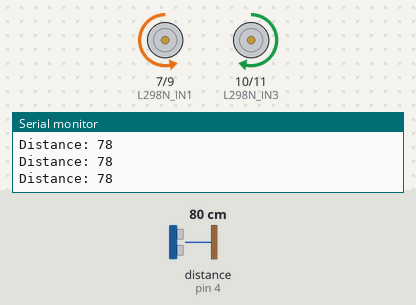
The sketch below on a simulated Arduino Uno, built with avr-gcc and run on an emulated ATmega328P. Parts: motor-driver pin pairs drawn as motors (green arrow = first pin HIGH = forward, orange = second pin HIGH = backward, longer = more drive, scaled by the enable pin), the last lines printed to the serial monitor. Wiring (inferred from the names in the program): ultrasonic range finder: trigger pin 3; echo pin 4. The inputs (shaded band) are chosen by the test bench; at power-on: distance to the obstacle (sensor on pin 4) 80 cm. The echo pulse lasts 58.3 µs per cm.

Above: at 1.2 s.
1.3 s: distance to the obstacle (sensor on pin 4) set to 13 cm
2.8 s: distance to the obstacle (sensor on pin 4) set to 10 cm
At 3.4 s:
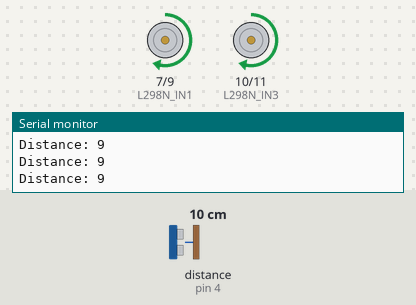
4.3 s: distance to the obstacle (sensor on pin 4) set to 18 cm
At 4.7 s:
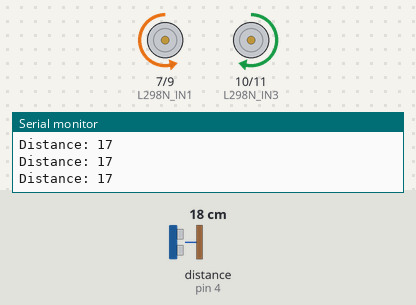
Timing chart, 0 to 7.3 s (numbered marks = the images above; inputs shaded):
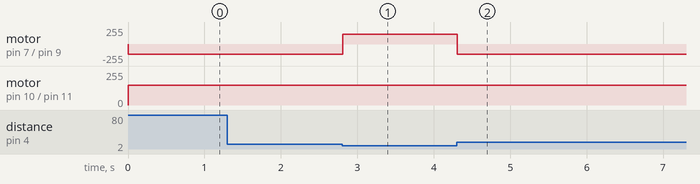

Measured:
- the behaviour switches between 12 and 11 cm on distance to the obstacle (sensor on pin 4) (found by bisection; images 0 and 1)
- after the input at 2.8 s, motor on pin 7 (L298N_IN1) / pin 9 (L298N_IN2): backward 150/255 → forward 150/255 at once
- after the input at 4.3 s, motor on pin 7 (L298N_IN1) / pin 9 (L298N_IN2): forward 150/255 → backward 150/255 at once

The sketch:

Task_25ref.ino
```cpp
#define TRIGPIN 3
#define ECHOPIN 4
#define L298N_ENA 5
#define L298N_ENB 6
#define L298N_IN1 7
#define L298N_IN2 9
#define L298N_IN3 10
#define L298N_IN4 11

long duration;
long distance;

void setup()
{
  pinMode(L298N_ENA, OUTPUT);
  pinMode(L298N_ENB, OUTPUT);
  pinMode(L298N_IN1, OUTPUT);
  pinMode(L298N_IN2, OUTPUT);
  pinMode(L298N_IN3, OUTPUT);
  pinMode(L298N_IN4, OUTPUT);
  pinMode(TRIGPIN, OUTPUT);
  pinMode(ECHOPIN, INPUT);
  Serial.begin(9600);
}

void loop()
{
  digitalWrite(TRIGPIN, LOW);           // Clears the TRIGPIN
  delayMicroseconds(2);
  digitalWrite(TRIGPIN, HIGH);          // Sets the TRIGPIN on HIGH state for 10 micro seconds
  delayMicroseconds(10);
  digitalWrite(TRIGPIN, LOW);

  duration = pulseIn(ECHOPIN, HIGH);    // Reads the ECHOPIN, returns the sound wave travel time in microseconds
  distance = duration * 0.034 / 2;      // Calculating the distance

  if (distance > 10) {
    robotForward(150);
    Serial.print("Distance: ");
    Serial.println(distance);
  }
  else {
    robotTurnRight(150);
    Serial.print("Distance: ");
    Serial.println(distance);
  }
}

void robotStop()
{
  digitalWrite(L298N_ENA, LOW);
  digitalWrite(L298N_IN1, LOW);
  digitalWrite(L298N_IN2, LOW);

  digitalWrite(L298N_ENB, LOW);
  digitalWrite(L298N_IN3, LOW);
  digitalWrite(L298N_IN4, LOW);
}

void robotBreak()
{
  digitalWrite(L298N_ENA, HIGH);
  digitalWrite(L298N_IN1, HIGH);
  digitalWrite(L298N_IN2, HIGH);

  digitalWrite(L298N_ENB, HIGH);
  digitalWrite(L298N_IN3, HIGH);
  digitalWrite(L298N_IN4, HIGH);
}

void robotForward(int motorSpeed)
{
  analogWrite(L298N_ENA, motorSpeed);
  digitalWrite(L298N_IN1, LOW);
  digitalWrite(L298N_IN2, HIGH);

  analogWrite(L298N_ENB, motorSpeed);
  digitalWrite(L298N_IN3, HIGH);
  digitalWrite(L298N_IN4, LOW);
}

void robotReverse(int motorSpeed)
{
  analogWrite(L298N_ENA, motorSpeed);
  digitalWrite(L298N_IN1, HIGH);
  digitalWrite(L298N_IN2, LOW);

  analogWrite(L298N_ENB, motorSpeed);
  digitalWrite(L298N_IN3, LOW);
  digitalWrite(L298N_IN4, HIGH);
}

void robotTurnRight(int motorSpeed)
{
  analogWrite(L298N_ENA, motorSpeed);
  digitalWrite(L298N_IN1, HIGH);
  digitalWrite(L298N_IN2, LOW);

  analogWrite(L298N_ENB, motorSpeed);
  digitalWrite(L298N_IN3, HIGH);
  digitalWrite(L298N_IN4, LOW);
}

void robotTurnLeft(int motorSpeed)
{
  analogWrite(L298N_ENA, motorSpeed);
  digitalWrite(L298N_IN1, LOW);
  digitalWrite(L298N_IN2, HIGH);

  analogWrite(L298N_ENB, motorSpeed);
  digitalWrite(L298N_IN3, LOW);
  digitalWrite(L298N_IN4, HIGH);
}
```
